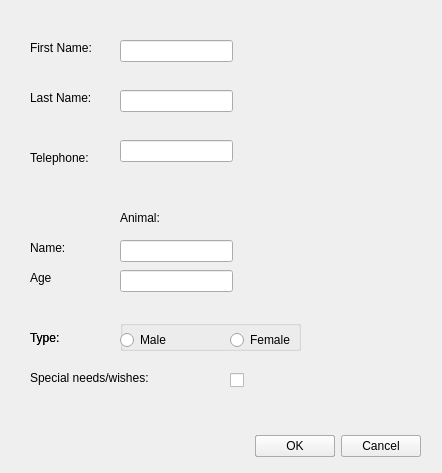
<?xml version="1.0" encoding="UTF-8"?>
<ui version="4.0">
 <class>CheckInWindow</class>
 <widget class="QDialog" name="CheckInWindow">
  <property name="geometry">
   <rect>
    <x>0</x>
    <y>0</y>
    <width>442</width>
    <height>473</height>
   </rect>
  </property>
  <property name="windowTitle">
   <string>Check In Animal</string>
  </property>
  <widget class="QDialogButtonBox" name="buttonBox">
   <property name="geometry">
    <rect>
     <x>80</x>
     <y>430</y>
     <width>341</width>
     <height>32</height>
    </rect>
   </property>
   <property name="orientation">
    <enum>Qt::Horizontal</enum>
   </property>
   <property name="standardButtons">
    <set>QDialogButtonBox::Cancel|QDialogButtonBox::Ok</set>
   </property>
  </widget>
  <widget class="QLineEdit" name="inputFirstname">
   <property name="geometry">
    <rect>
     <x>120</x>
     <y>40</y>
     <width>113</width>
     <height>22</height>
    </rect>
   </property>
  </widget>
  <widget class="QLineEdit" name="inputLastname">
   <property name="geometry">
    <rect>
     <x>120</x>
     <y>90</y>
     <width>113</width>
     <height>22</height>
    </rect>
   </property>
  </widget>
  <widget class="QLineEdit" name="inputTlf">
   <property name="geometry">
    <rect>
     <x>120</x>
     <y>140</y>
     <width>113</width>
     <height>22</height>
    </rect>
   </property>
  </widget>
  <widget class="QLineEdit" name="inputName">
   <property name="geometry">
    <rect>
     <x>120</x>
     <y>240</y>
     <width>113</width>
     <height>22</height>
    </rect>
   </property>
  </widget>
  <widget class="QLineEdit" name="inputAge">
   <property name="geometry">
    <rect>
     <x>120</x>
     <y>270</y>
     <width>113</width>
     <height>22</height>
    </rect>
   </property>
  </widget>
  <widget class="QLabel" name="label">
   <property name="geometry">
    <rect>
     <x>120</x>
     <y>210</y>
     <width>55</width>
     <height>16</height>
    </rect>
   </property>
   <property name="text">
    <string>Animal:</string>
   </property>
  </widget>
  <widget class="QLabel" name="label_3">
   <property name="geometry">
    <rect>
     <x>30</x>
     <y>40</y>
     <width>81</width>
     <height>16</height>
    </rect>
   </property>
   <property name="text">
    <string>First Name:</string>
   </property>
  </widget>
  <widget class="QLabel" name="label_4">
   <property name="geometry">
    <rect>
     <x>30</x>
     <y>90</y>
     <width>81</width>
     <height>16</height>
    </rect>
   </property>
   <property name="text">
    <string>Last Name:</string>
   </property>
  </widget>
  <widget class="QLabel" name="label_5">
   <property name="geometry">
    <rect>
     <x>30</x>
     <y>150</y>
     <width>81</width>
     <height>16</height>
    </rect>
   </property>
   <property name="text">
    <string>Telephone:</string>
   </property>
  </widget>
  <widget class="QLabel" name="label_7">
   <property name="geometry">
    <rect>
     <x>30</x>
     <y>270</y>
     <width>81</width>
     <height>16</height>
    </rect>
   </property>
   <property name="text">
    <string>Age</string>
   </property>
  </widget>
  <widget class="QLabel" name="label_8">
   <property name="geometry">
    <rect>
     <x>30</x>
     <y>240</y>
     <width>81</width>
     <height>16</height>
    </rect>
   </property>
   <property name="text">
    <string>Name:</string>
   </property>
  </widget>
  <widget class="QLabel" name="label_9">
   <property name="geometry">
    <rect>
     <x>30</x>
     <y>330</y>
     <width>81</width>
     <height>16</height>
    </rect>
   </property>
   <property name="text">
    <string>Type:</string>
   </property>
  </widget>
  <widget class="QCheckBox" name="checkBox">
   <property name="geometry">
    <rect>
     <x>230</x>
     <y>370</y>
     <width>81</width>
     <height>20</height>
    </rect>
   </property>
   <property name="text">
    <string/>
   </property>
  </widget>
  <widget class="QLabel" name="label_10">
   <property name="geometry">
    <rect>
     <x>30</x>
     <y>330</y>
     <width>81</width>
     <height>16</height>
    </rect>
   </property>
   <property name="text">
    <string>Type:</string>
   </property>
  </widget>
  <widget class="QDialogButtonBox" name="buttonBox_2">
   <property name="geometry">
    <rect>
     <x>80</x>
     <y>430</y>
     <width>341</width>
     <height>32</height>
    </rect>
   </property>
   <property name="orientation">
    <enum>Qt::Horizontal</enum>
   </property>
   <property name="standardButtons">
    <set>QDialogButtonBox::Cancel|QDialogButtonBox::Ok</set>
   </property>
  </widget>
  <widget class="QLabel" name="label_11">
   <property name="geometry">
    <rect>
     <x>30</x>
     <y>370</y>
     <width>161</width>
     <height>16</height>
    </rect>
   </property>
   <property name="text">
    <string>Special needs/wishes:</string>
   </property>
  </widget>
  <widget class="QGroupBox" name="groupBox_2">
   <property name="geometry">
    <rect>
     <x>120</x>
     <y>320</y>
     <width>181</width>
     <height>31</height>
    </rect>
   </property>
   <property name="title">
    <string/>
   </property>
   <widget class="QRadioButton" name="radioButton_4">
    <property name="geometry">
     <rect>
      <x>0</x>
      <y>10</y>
      <width>95</width>
      <height>20</height>
     </rect>
    </property>
    <property name="text">
     <string>Male</string>
    </property>
   </widget>
   <widget class="QRadioButton" name="radioButton_3">
    <property name="geometry">
     <rect>
      <x>110</x>
      <y>10</y>
      <width>95</width>
      <height>20</height>
     </rect>
    </property>
    <property name="text">
     <string>Female</string>
    </property>
   </widget>
  </widget>
  <widget class="QLabel" name="label_fn_error">
   <property name="geometry">
    <rect>
     <x>260</x>
     <y>40</y>
     <width>151</width>
     <height>16</height>
    </rect>
   </property>
   <property name="text">
    <string/>
   </property>
  </widget>
  <widget class="QLabel" name="label_ln_error">
   <property name="geometry">
    <rect>
     <x>260</x>
     <y>90</y>
     <width>161</width>
     <height>20</height>
    </rect>
   </property>
   <property name="text">
    <string/>
   </property>
  </widget>
  <widget class="QLabel" name="label_tlf_error">
   <property name="geometry">
    <rect>
     <x>260</x>
     <y>140</y>
     <width>161</width>
     <height>16</height>
    </rect>
   </property>
   <property name="text">
    <string/>
   </property>
  </widget>
  <widget class="QLabel" name="label_name_error">
   <property name="geometry">
    <rect>
     <x>250</x>
     <y>240</y>
     <width>161</width>
     <height>16</height>
    </rect>
   </property>
   <property name="text">
    <string/>
   </property>
  </widget>
  <widget class="QLabel" name="label_age_error">
   <property name="geometry">
    <rect>
     <x>260</x>
     <y>270</y>
     <width>151</width>
     <height>16</height>
    </rect>
   </property>
   <property name="text">
    <string/>
   </property>
  </widget>
 </widget>
 <resources/>
 <connections>
  <connection>
   <sender>buttonBox</sender>
   <signal>accepted()</signal>
   <receiver>CheckInWindow</receiver>
   <slot>accept()</slot>
   <hints>
    <hint type="sourcelabel">
     <x>248</x>
     <y>254</y>
    </hint>
    <hint type="destinationlabel">
     <x>157</x>
     <y>274</y>
    </hint>
   </hints>
  </connection>
  <connection>
   <sender>buttonBox</sender>
   <signal>rejected()</signal>
   <receiver>CheckInWindow</receiver>
   <slot>reject()</slot>
   <hints>
    <hint type="sourcelabel">
     <x>316</x>
     <y>260</y>
    </hint>
    <hint type="destinationlabel">
     <x>286</x>
     <y>274</y>
    </hint>
   </hints>
  </connection>
 </connections>
</ui>
